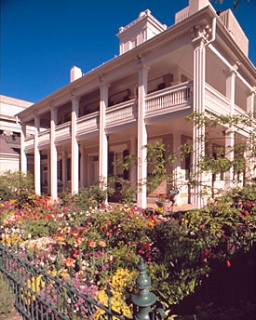
#> input picture lab1/colour_constancy/awb.jpg, 256 x 320 px
$ python AWB.py
#> lines starting #> are read from the running program, lines starting #| are printed output that depends on the picture
import numpy as np
import matplotlib.pyplot as plt
import cv2


def grey_world(image):
#> called with image = 'awb.jpg'
    im = cv2.imread(image)
#> im is the input picture: shape (320, 256, 3); mean B, G, R 109.3, 107.4, 121.2
    im = im[:, :, ::-1]
    h,w,c = im.shape
#> h = 320; w = 256; c = 3
    new_image = np.zeros((h,w,c))

    #compute mean of each channel
    avg_im = np.array([np.mean(im[:,:,0]), np.mean(im[:,:,1]), np.mean(im[:,:,2])])
#> avg_im = [121.2, 107.4, 109.3]
    avg_grey = [128, 128, 128]
    A = np.diag(avg_grey / avg_im)
#> A = [[1.06, 0, 0], [0, 1.19, 0], [0, 0, 1.17]]

    for y in range(h):
        for x in range(w):
            new_image[y,x,:] = A @ im[y,x,:]
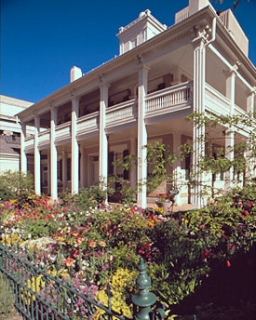
#> new_image: shape (320, 256, 3) float64; mean R, G, B 128, 128, 128; drawn with min black and max white

    new_image = new_image / 255
    new_image = new_image.astype(np.float32)

    fig, axs = plt.subplots(1,2)

    axs[0].imshow(im)
    axs[0].set_title('Original', fontsize="20")
    axs[0].set_xticks([])
    axs[0].set_yticks([])
    axs[1].imshow(new_image)
    axs[1].set_title('Grey-World', fontsize="20")
    axs[1].set_xticks([])
    axs[1].set_yticks([])
    plt.savefig('gray_world.png')
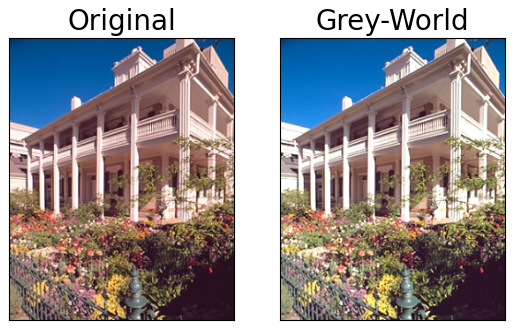
#> figure drawn by matplotlib, 2 panels
    plt.show()

if __name__ == "__main__":
    grey_world('awb.jpg')
